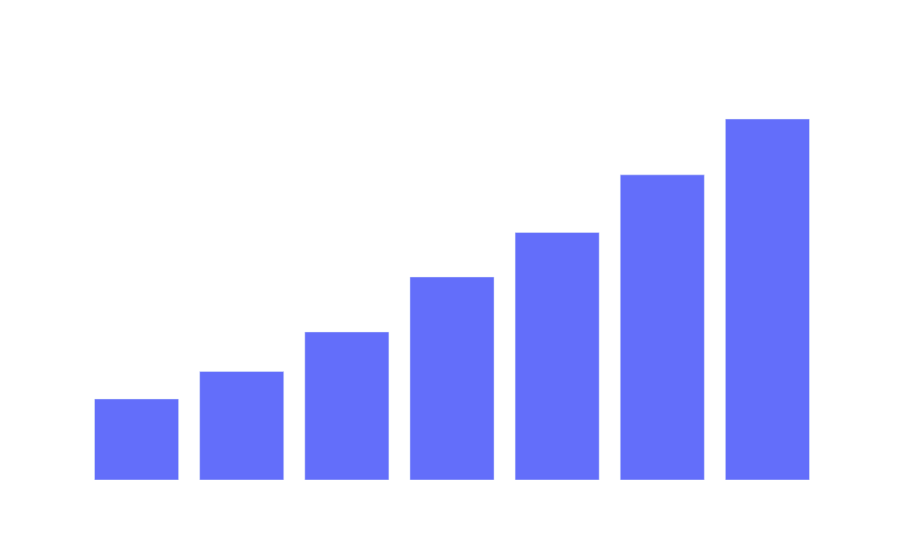

Here is the notebook cell this chart was saved with:
### Code cell
tmp_df = facebook.groupby("year").sum()

accounts_slides = go.Figure(data=[
    go.Bar(x=tmp_df.index, y=tmp_df.search_warrant),
])

accounts_slides.update_layout(layout_dict)
accounts_slides.update_layout({    
    'title': "Warrants Issued to Facebook",
    'xaxis_title':"Year",
    'yaxis_title': "Warrants"
})

accounts_slides.write_html("Graphics/warrants_issued_to_facebook.html")
accounts_slides.show()

### Figure 1 — Plotly figure (JSON) as saved in the notebook; plotly's stock layout.template omitted (floating-point values rounded to 4 significant figures)
{"data": [{"type": "bar", "x": [2014, 2015, 2016, 2017, 2018, 2019, 2020], "y": [15593, 20865, 28478, 39052, 47602, 58699, 69440]}], "layout": {"font": {"color": "white", "family": "SansSerif", "size": 24}, "paper_bgcolor": "rgba(0,0,0,0)", "plot_bgcolor": "rgba(0,0,0,0)", "title": {"text": "Warrants Issued to Facebook"}, "xaxis": {"color": "white", "showgrid": false, "showline": false, "showticklabels": true, "title": {"text": "Year"}, "zeroline": false}, "yaxis": {"color": "white", "showgrid": false, "showline": false, "showticklabels": true, "title": {"text": "Warrants"}, "zeroline": false}}}
